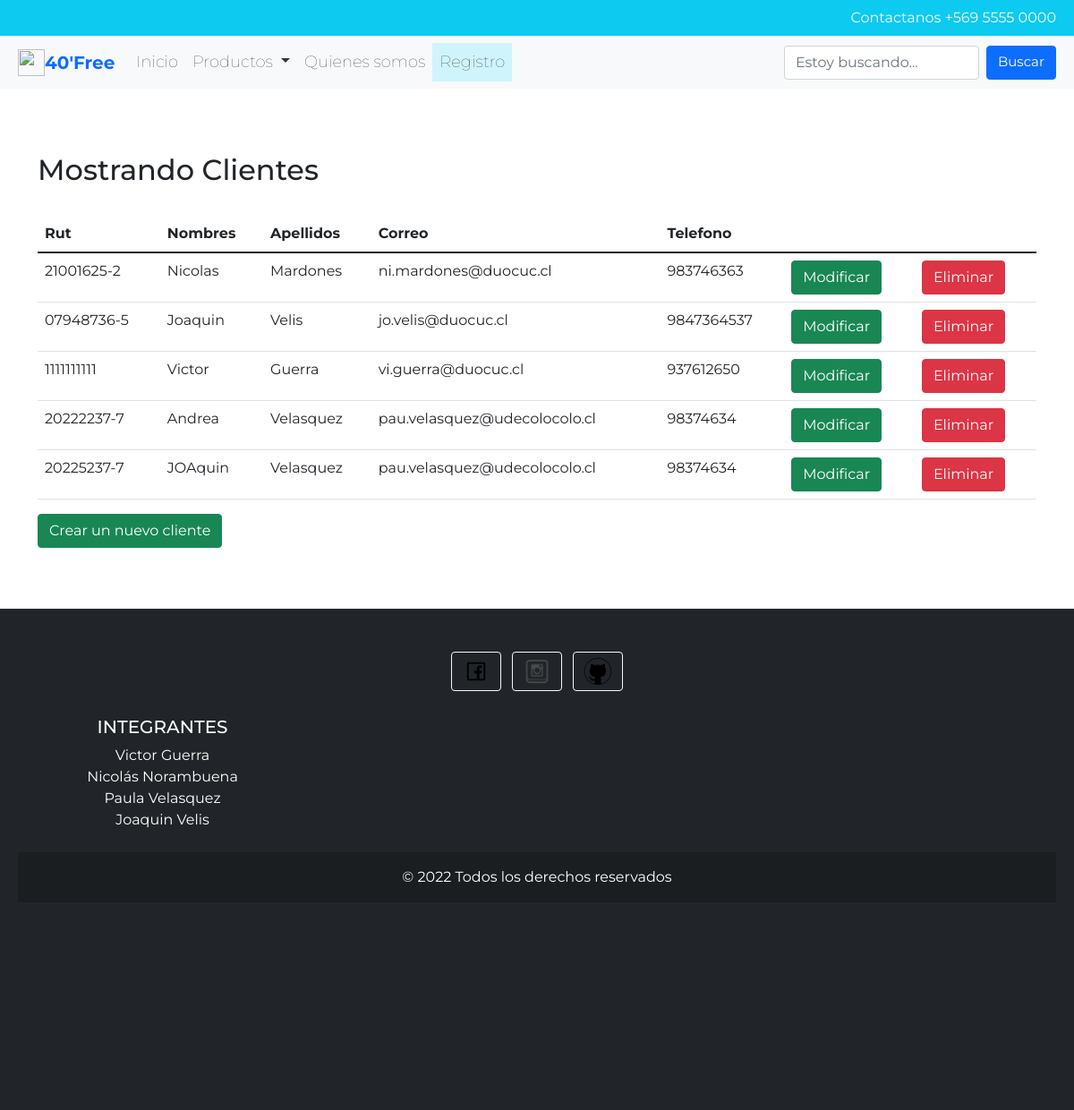
The app's page /mostrar/ with its own data.
### app/models.py (models this page shows, shortened)
class DatosCliente(models.Model):
    rutreg = models.CharField(primary_key=True, max_length=10, verbose_name='Rut')
    nombre = models.CharField(max_length=20, verbose_name='Nombre')
    apellidos = models.CharField(max_length=50, verbose_name='Apellidos')
    correo = models.CharField(max_length=50, verbose_name='Correo')
    telefono= models.IntegerField(verbose_name='Telefono')

### app/views.py (the view)
# urls.py: path('mostrar/', mostrar, name="mostrar"),
def mostrar(request):
    datoscliente= DatosCliente.objects.all()
    datos={
        'datoscliente': datoscliente
    }
    return render(request, 'app/mostrar.html',datos)

### app/templates/app/mostrar.html (shortened to what this page needs)
<!DOCTYPE html>
<html lang="en">
<head>
    {% load static %}
    <link href="https://cdn.jsdelivr.net/npm/bootstrap@5.1.3/dist/css/bootstrap.min.css" rel="stylesheet">
    <link rel="stylesheet" href="{% static 'css/style.css'%}">
</head>
<body>
        <div>
        <header class="container-fluid bg-info d-flex justify-content-end">
          <p class="text-light mb-0 p-2 fs-9"> Contactanos +569 5555 0000</p>
          </div>
    <nav class="navbar navbar-expand-lg navbar-light bg-light p-2" id="menu">
        <div class="container-fluid">
            <a href="{% url 'index' %}"><img class="logo" src="{% static 'img/logo.png' %}"></a>
            <a class="navbar-brand" href="#">
                <span class="text-primary fs-5 fw-bold"> 40'Free </span>
            </a>
          <div class="collapse navbar-collapse" id="navbarSupportedContent">
            <ul class="navbar-nav me-auto mb-2 mb-lg-0">
                <li class="nav-item">
                <a class="nav-link" aria-current="page" href="{% url 'index' %}">Inicio</a>
              </li>
              <li class="nav-item dropdown">
                <a class="nav-link dropdown-toggle" href="#" role="button" data-bs-toggle="dropdown">
                  Productos
                </a>
              </li>
              <li class="nav-item">
                <a class="nav-link" aria-current="page" href="{% url 'aboutus' %}">Quienes somos</a>
              </li>
              <li class="nav-item">
                <a class="nav-link alert-info" aria-current="page">Registro </a>
              </li>
            </ul>
            <form class="d-flex">
              <input class="form-control me-2" type="search" placeholder="Estoy buscando..." aria-label="Search">
              <button class="btn btn-primary btn-primary-outline-success" type="button">Buscar</button>
            </form>
          </div>
        </div>
      </nav>
      <br>
    <div class="container">
        <br><br>
        <h2>Mostrando Clientes</h2>
        <br>
        <table class="table">
            <thead>
                <tr>
                    <th>Rut</th>
                    <th>Nombres</th>
                    <th>Apellidos</th>
                    <th>Correo</th>
                    <th>Telefono</th>
                </tr>
            </thead>
            <tbody>
                {% for da in datoscliente %}
                <tr>
                    <td>{{ da.rutreg }}</td>
                    <td>{{ da.nombre }}</td>
                    <td>{{ da.apellidos }}</td>
                    <td>{{ da.correo }}</td>
                    <td>{{ da.telefono }}</td>
                    <td><a href="{% url 'form_mod_registro' da.rutreg %}" class="btn btn-success">Modificar</a></td>
                    <td><a href="{% url 'form_del_registro' da.rutreg %}" class="btn btn-danger">Eliminar</a></td>
                </tr>
                {% endfor %}
            </tbody>
        </table>
        <a href="{% url 'registro' %}" class="btn btn-success">Crear un nuevo cliente</a>
    </div>
    <br>
    <br>
    <footer class="bg-dark text-center text-white">
        <div class="container p-4">
          <section class="mb-4">
            <a class="btn btn-outline-light btn-floating m-1" href="https://es-la.facebook.com/" role="button"
            <a href="index.html"><img class="logo" src="{% static 'img/icon-facebook.png'%}"></a>
            <a class="btn btn-outline-light btn-floating m-1" href="https://www.instagram.com/?hl=es" role="button"
            <a href="index.html"><img class="logo" src="{% static 'img/icon-instagram.png'%}"></a>
            <a class="btn btn-outline-light btn-floating m-1" href="https://github.com/VelisRB/Experiencia3_GuerraNorambuenaVelasquezVelis_007D_" role="button"
            <a href="index.html"><img class="logo" src="{% static 'img/icon-git.png'%}"></a>
          </section>
          <section class="">
            <form action="">
          <section class="">
            <div class="row">
              <div class="col-lg-3 col-md-6 mb-4 mb-md-0">
                <h5 class="text-uppercase">Integrantes</h5>
                <ul class="list-unstyled mb-0">
                  <li>
                    Victor Guerra
                  </li>
                  <li>
                    Nicolás Norambuena
                  </li>
                  <li>
                    Paula Velasquez
                  </li>
                  <li>
                    Joaquin Velis
                  </li>
                </ul>
              </div>
            </div>
          </section>
        </div>
        <div class="text-center p-3" style="background-color: rgba(0, 0, 0, 0.2);">
          © 2022 Todos los derechos reservados
        </div>
      </footer>
</body>
</html>

### app/static/css/style.css (style rules this page uses)
.logo { width: 30px; height: 30px; }
body { font-family: 'Montserrat', sans-serif; overflow-x: hidden; }
#menu li > a { font-size: 18px; font-weight: lighter; color: #363535; }
#menu form > button { font-size: 15px; }
#menu { position: sticky; top: 0; z-index: 100; }
footer { padding: 20px; color: #c5c5c5; background-color: #212529; height: 560px; margin-top: 20px; }

### records on screen
DatosCliente: rutreg "21001625-2", nombre "Nicolas", apellidos "Mardones", correo "ni.mardones@duocuc.cl", telefono "983746363"
DatosCliente: rutreg "07948736-5", nombre "Joaquin", apellidos "Velis", correo "jo.velis@duocuc.cl", telefono "9847364537"
DatosCliente: rutreg "1111111111", nombre "Victor", apellidos "Guerra", correo "vi.guerra@duocuc.cl", telefono "937612650"
DatosCliente: rutreg "20222237-7", nombre "Andrea", apellidos "Velasquez", correo "pau.velasquez@udecolocolo.cl", telefono "98374634"
DatosCliente: rutreg "20225237-7", nombre "JOAquin", apellidos "Velasquez", correo "pau.velasquez@udecolocolo.cl", telefono "98374634"
